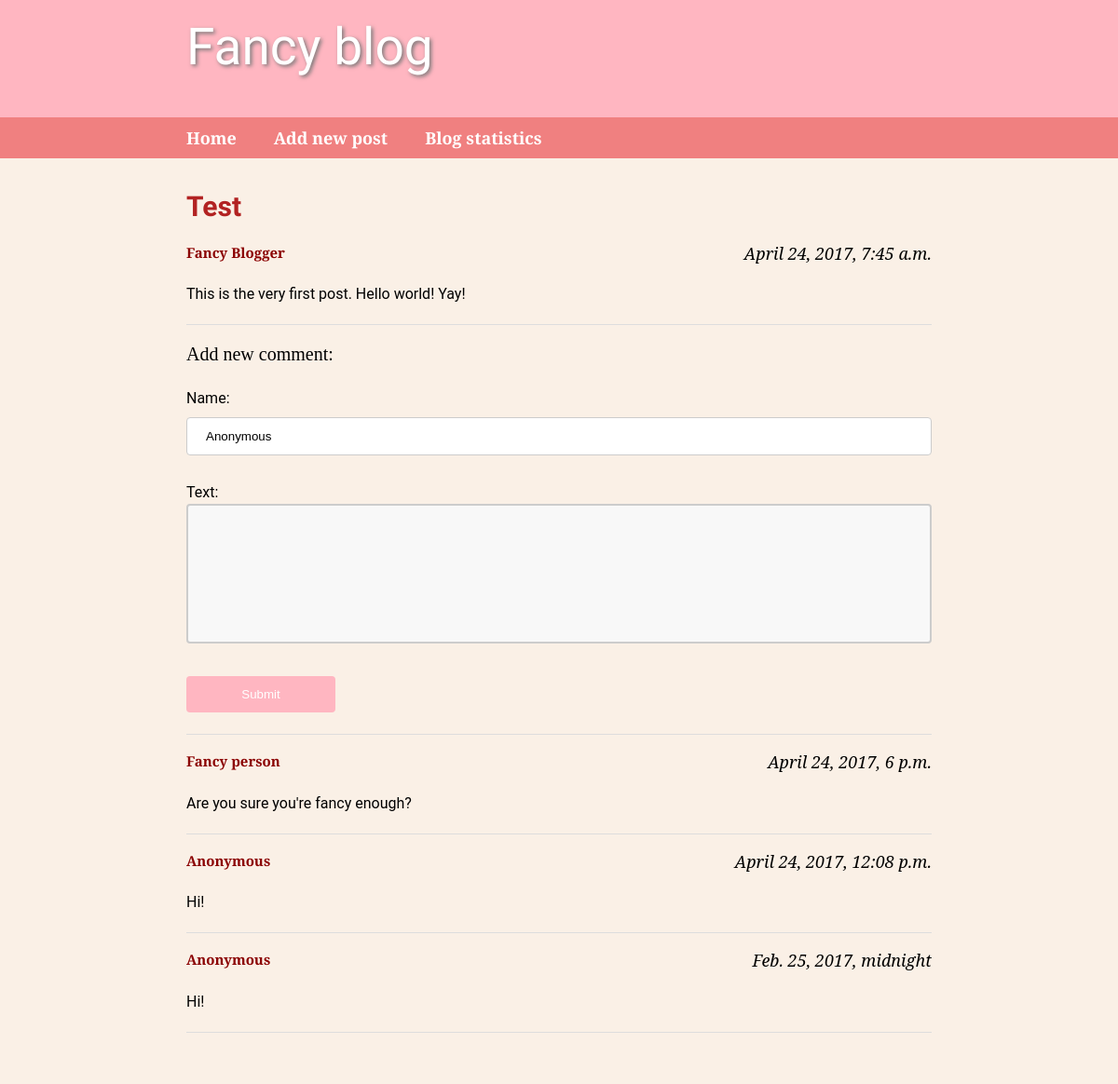
/1/, run on the app's committed database.
### blog17/models.py (models this page shows)
class BlogPostModel(models.Model):
    title = models.CharField(max_length=50)
    date = models.DateTimeField(default=timezone.now)
    text = models.TextField()
    author = models.CharField(default='Fancy Blogger', max_length=30)

class CommentModel(models.Model):
    date = models.DateTimeField(default=timezone.now)
    text = models.TextField(max_length=350)
    name = models.CharField(default='Anonymous', max_length=30)
    post = models.ForeignKey('BlogPostModel', related_name='comments')

### blog17/views.py (the view)
# urls.py: url(r'^(?P<post_id>[0-9]+)/', post_view, name='post'),
def post_view(request, post_id):
    post = get_object_or_404(BlogPostModel, pk=post_id)
    comments = CommentModel.objects.filter(post=post)
    comment_form = CommentForm()
    c = {
        'post': post,
        'comments': comments,
        'comment_form': comment_form,
    }
    if request.method == 'POST':
        comment_form = CommentForm(request.POST)
        if comment_form.is_valid():
            comment_form.save(post=post)
            return render(request, 'blog17/post.html', c)
    elif request.method == 'GET':
        return render(request, 'blog17/post.html', c)
    return HttpResponse(status=405)

### blog17/forms.py (shortened to what this page needs)
class CommentForm(forms.ModelForm):
    class Meta:
        model = CommentModel
        fields = ('name', 'text',)

### blog17/templates/blog17/post.html (shortened to what this page needs)
{% extends 'blog17/_base.html' %}
{% block content %}
    <div class="container">
    <div class="post">
	    <h2 class="title">{{ post.title }}</h2>
		<h6 class="date">{{ post.date }}</h6>
        <h5 class="name">{{ post.author }}</h5>
		<p> {{ post.text }}</p>
    </div>
    </div>
    <hr>
    <div class="container">
        <h3>Add new comment:</h3>
        <form class="form" action="{% url 'post' post.id %}" method="POST">
            {{ comment_form.as_p }}
            <input class="btn" type="submit" value="Submit" />
        </form>
        <hr>
    </div>
  <div class="container">
      <div class="comments">
        {% for comment in comments %}
            <div class="comment">
                <h6 class="date">{{ comment.date }}</h6>
                <h5 class="name">{{ comment.name }}</h5>
                <p>{{ comment.text }}</p>
            <hr>
            </div>
         {% endfor %}
      </div>
  </div>
</div>
{% endblock %}

### blog17/static/blog17/styles.css (style rules this page uses)
body { margin: 0; padding: 0; color: #000; background-color: #dddddd; font-size: 16px; font-family: 'PT Serif', serif; }
h1,h2,h3,h4,h5,h6 { margin: 0 0 25px; font-weight: 500; line-height: 1.1; }
h2 { font-size: 28px; }
h3 { font-size: 20px; }
h5 { font-size: 15px; }
h6 { font-size: 14px; }
.title { font-family: 'Philosopher', sans-serif; font-size: 30px; font-weight: bold; color: firebrick; }
.name { font-weight: bold ; color: darkred; }
.date { float: right; width: auto; margin: auto; font-size: 18px; font-family: "Garamond", "Georgia", "serif"; font-style: italic; }
p { margin: 0 0 20px; line-height: 1.5; font-family: "Roboto", "Lucida Grande", Verdana, Arial, sans-serif }
hr { height: 0; margin-top: 15px; margin-bottom: 20px; border: 0; border-top: 1px solid #ddd; }
.container { max-width: 50em; margin: auto auto; }
input[type=text] { width: 100%; padding: 12px 20px; margin: 8px 0; display: inline-block; border: 1px solid #ccc; border-radius: 4px; box-sizing: border-box; }
input[type=submit] { width: 20%; background-color: lightpink; color: white; padding: 12px 20px; margin: 8px 0; border: none; border-radius: 4px; cursor: pointer; }
textarea { width: 100%; height: 150px; padding: 10px 10px; box-sizing: border-box; border: 2px solid #ccc; border-radius: 4px; background-color: #f8f8f8; resize: none; }
.btn { -webkit-transition-duration: 0.5s; transition-duration: 0.5s; }

### data on the page
BlogPostModel: title "Test", date "April 24, 2017, 7:45 a.m.", author "Fancy Blogger", text "This is the very first post. Hello world! Yay!"
CommentModel: date "April 24, 2017, 6 p.m.", name "Fancy person", text "Are you sure you're fancy enough?"
CommentModel: date "April 24, 2017, 12:08 p.m.", name "Anonymous", text "Hi!"
CommentModel: date "Feb. 25, 2017, midnight", name "Anonymous", text "Hi!"
